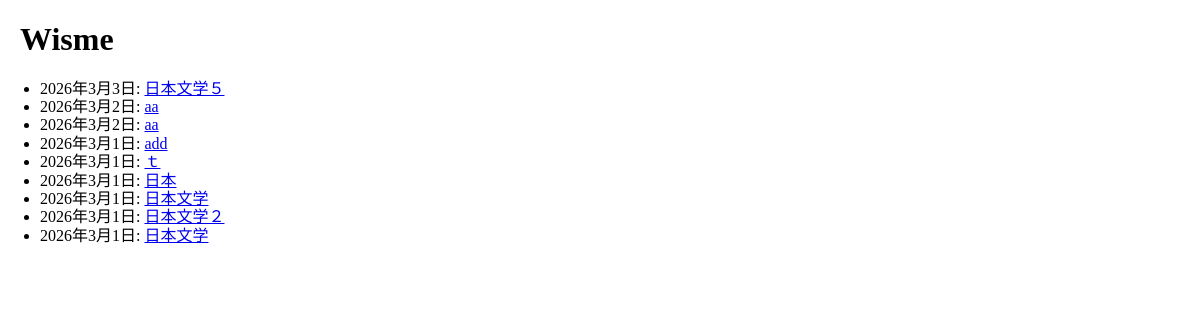
/wisme/page/list/, run on an earlier commit of the app's database.
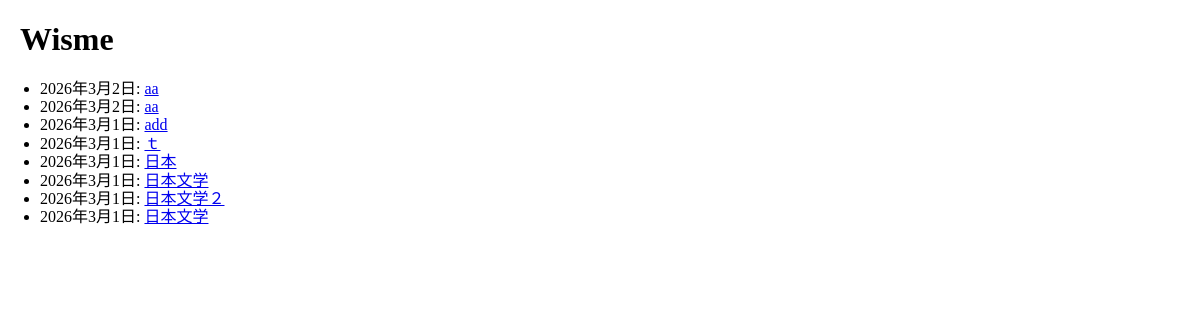
And on a later commit of the database.
### wisme/models.py (models this page shows, shortened)
class Page(models.Model):
    id = models.UUIDField(primary_key=True,
                          default = uuid.uuid4,editable=False,verbose_name="Id")
    title = models.CharField(max_length=100,verbose_name="タイトル")
    thoughts = models.TextField(max_length=1000,blank=True,verbose_name="このドキュメントを読んだ感想(空欄可)")
    page_date = models.DateField(verbose_name="日付")
    picture = models.ImageField(upload_to="wisme/picture/",blank = True,null = True,verbose_name="写真")
    created_at = models.DateTimeField(auto_now_add = True,verbose_name="作成日時")#このデータが初めて作成されたその時の日時を保存
    update_at = models.DateTimeField(auto_now = True,verbose_name="更新日時")#更新されたら日時を保存

### wisme/views.py (the view)
class PageListView(View):
    def get(self,request):
        page_list = Page.objects.order_by("-page_date")
        return render(request,"wisme/page_list.html",{"page_list":page_list})

### templates/wisme/page_list.html
{% extends "base/wisme_base.html" %}
{% block body %}
<ul>
    {% for page in page_list %}
        <li>{{ page.page_date }}: <a href="{% url 'wisme:page_detail' page.id %}"> {{ page.title }}</a></li>
    {% empty %}
        <div>コンテンツが１つもありません。</div>
    {% endfor %}
</ul>
{% endblock%}

What changed in the data, as far as the page shows it:
removed Page: page_date "2026年3月3日", title "日本文学５"
